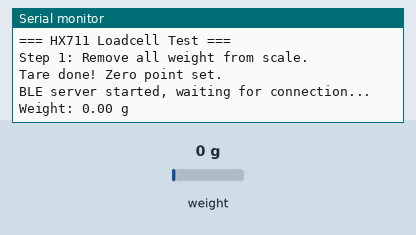
Simulated run of this sketch. Board: ESP32. Shown: the last lines printed to the serial monitor. The test bench sets the inputs (shaded band); at power-on: weight on the scale 0 g. Nothing arrives over Bluetooth unless stated; a phone connects over Bluetooth LE 3 s after start.

Above: at 7.7 s.
7.8 s: weight on the scale set to 1250 g
At 9.7 s:
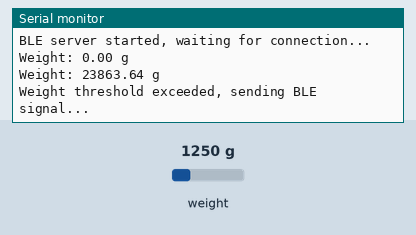
12.2 s: weight on the scale set to 100 g
At 12.8 s:
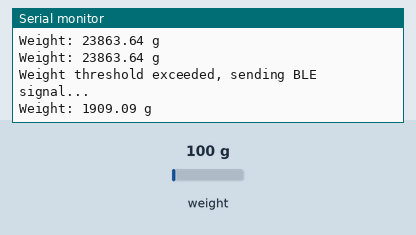
Timing chart, 0 to 15.2 s (numbered marks = the images above; inputs shaded):
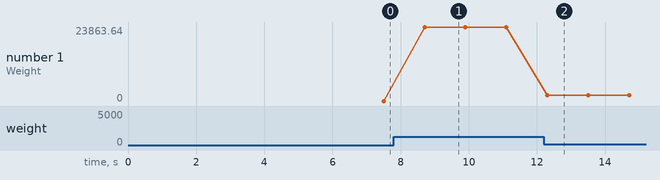

The sketch:

dokyu.ino
```cpp
#include <NimBLEDevice.h>
#include "HX711.h"

// ==================== BLE 설정 ====================
#define SERVICE_UUID        "12345678-1234-1234-1234-1234567890ab"
#define CHARACTERISTIC_UUID "abcd1234-1234-1234-1234-abcdef123456"

NimBLEServer* pServer;
NimBLECharacteristic* pCharacteristic;

// ==================== HX711 설정 ====================
#define DT  4   // HX711 DOUT
#define SCK 5   // HX711 CLK
HX711 scale;
float calibration_factor = 22.0;  // 보정 계수
float weightThreshold = 5000.0;   // 5000g 이상일 때 신호 전송

// HX711 안정화 시간(ms)
const int HX711_STABILIZE = 3000;

// notify 간격(ms)
unsigned long lastNotifyTime = 0;
const unsigned long notifyInterval = 2000; // 2초마다 notify

void setup() {
    Serial.begin(115200);

    // --- HX711 초기화 ---
    scale.begin(DT, SCK);
    Serial.println("=== HX711 Loadcell Test ===");
    Serial.println("Step 1: Remove all weight from scale.");

    // HX711 안정화
    delay(HX711_STABILIZE);

    // tare
    scale.tare(15);
    Serial.println("Tare done! Zero point set.");

    // --- BLE 초기화 ---
    NimBLEDevice::init("ESP32_Loadcell");  // BLE 이름 설정
    pServer = NimBLEDevice::createServer();

    NimBLEService* pService = pServer->createService(SERVICE_UUID);
    pCharacteristic = pService->createCharacteristic(
        CHARACTERISTIC_UUID,
        NIMBLE_PROPERTY::NOTIFY
    );

    pService->start();

    NimBLEAdvertising* pAdvertising = NimBLEDevice::getAdvertising();
    pAdvertising->addServiceUUID(SERVICE_UUID);
    pAdvertising->setName("ESP32_Loadcell");    // BLE 광고 이름
    pAdvertising->start();

    Serial.println("BLE server started, waiting for connection...");

    // BLE 광고 안정화 시간
    delay(2000);
}

void loop() {
    // HX711 데이터 준비 확인
    if (!scale.is_ready()) {
        Serial.println("HX711 not ready");
        delay(100);
        return;
    }

    // 무게 측정
    float weight = scale.get_units(10) / calibration_factor;
    Serial.print("Weight: ");
    Serial.print(weight, 2);
    Serial.println(" g");

    // 무게가 임계값 이상일 때 BLE로 신호 전송
    if (weight >= weightThreshold) {
        unsigned long now = millis();
        if (now - lastNotifyTime > notifyInterval) {
            Serial.println("Weight threshold exceeded, sending BLE signal...");
            pCharacteristic->setValue("WEIGHT_EXCEEDED");
            pCharacteristic->notify();
            lastNotifyTime = now; // 마지막 notify 시간 기록
        }
    }

    delay(200); // 샘플링 간격
}
```

Measured:
- after the input at 7.8 s, the serial monitor: prints a new line after 0.90 s (image 1)
- after the input at 12.2 s, the serial monitor: prints a new line after 0.10 s (image 2)
- plotted number 1: 0 → 23863.64 after the input at 7.8 s, 23863.64 → 1909.09 after the input at 12.2 s
